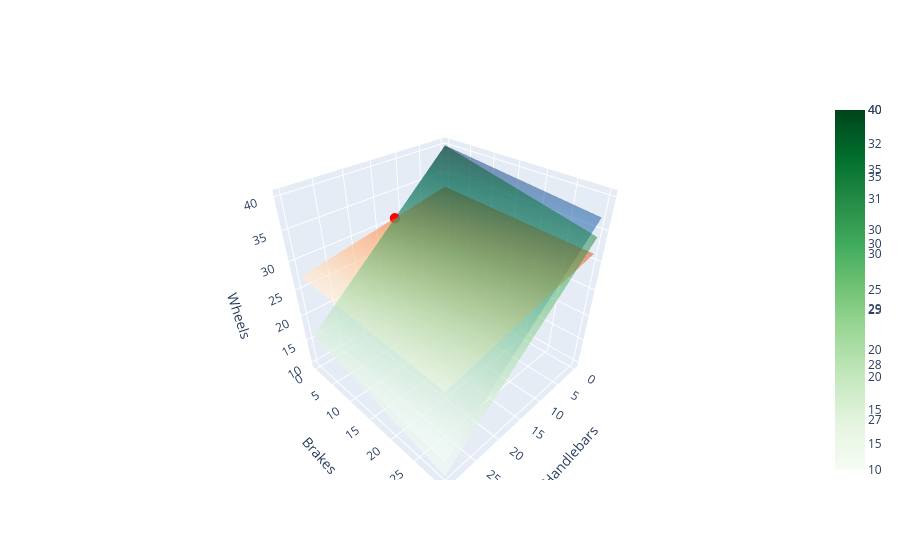

Notebook code cell kept with this figure:
### Markdown cell above
## Visualising

In 2-dimensions and 3-dimensions we can visualise the solution to our
set of equations. For two equations the solution will be the point where
the two lines intersect. In three dimensiosn the solution is the
intersection of the three planes described by the equation.

We can plot our equations in 3D space to see this.

### Code cell
import plotly.graph_objects as go

# Define grid for x1 (handlebars) and x2 (brakes)
x1 = np.linspace(0, 30, 50)   #0~30까지 50가지 value 포함한 array 생성.  #numpy.linspace(start, stop, num=50, endpoint=True, retstep=False, dtype=None, axis=0, *, device=None)
x2 = np.linspace(0, 30, 50)
X1, X2 = np.meshgrid(x1, x2) # grid 생성.

# Constraint surfaces (solving for x3 = wheels) # Plotly의 add_surface는 z = f(x, y) 형태만 그릴 수 있어요. 그래서 각 방정식을 $x_3$(바퀴 수)에 대해 정리한 거예요.
Z_al = (b[0] - 8*X1 - 1*X2) / 10 # from aluminium
Z_rb = (b[1] - 4*X1 - 1*X2) / 23 # from rubber
Z_pn = (b[2] - 4*X1 - 1*X2) / 5 # from paint

# Interactive 3D plot
fig = go.Figure()

fig.add_surface(x=x1, y=x2, z=Z_al, opacity=0.5, colorscale="Blues", name="Aluminium") # 미지수가 3개인 1차 방정식(ax + by + cz = d)의 그래프는 3차원 공간(x, y, z 좌표공간)상의 하나의 '평면'으로 그려집니다.
fig.add_surface(x=x1, y=x2, z=Z_rb, opacity=0.5, colorscale="Oranges", name="Rubber")
fig.add_surface(x=x1, y=x2, z=Z_pn, opacity=0.5, colorscale="Greens", name="Paint")

# Add solution point
fig.add_trace(go.Scatter3d(x=[x[0]], y=[x[1]], z=[x[2]],
mode="markers", marker=dict(size=6, color="red"),
name="Solution"))

fig.update_layout(
scene=dict(
xaxis_title="Handlebars",
yaxis_title="Brakes",
zaxis_title="Wheels"
))

fig.show()

### Figure 1 — Plotly figure (JSON) as saved in the notebook; plotly's stock layout.template omitted (floating-point values rounded to 4 significant figures; data arrays with more than 128 entries replaced by an {"elided": "..."} marker saying what was removed)
{"data": [{"colorscale": [[0, "rgb(247,251,255)"], [0.125, "rgb(222,235,247)"], [0.25, "rgb(198,219,239)"], [0.375, "rgb(158,202,225)"], [0.5, "rgb(107,174,214)"], [0.625, "rgb(66,146,198)"], [0.75, "rgb(33,113,181)"], [0.875, "rgb(8,81,156)"], [1, "rgb(8,48,107)"]], "name": "Aluminium", "opacity": 0.5, "type": "surface", "x": [0.0, 0.6122, 1.224, 1.837, 2.449, 3.061, 3.673, 4.286, 4.898, 5.51, 6.122, 6.735, 7.347, 7.959, 8.571, 9.184, 9.796, 10.41, 11.02, 11.63, 12.24, 12.86, 13.47, 14.08, 14.69, 15.31, 15.92, 16.53, 17.14, 17.76, 18.37, 18.98, 19.59, 20.2, 20.82, 21.43, 22.04, 22.65, 23.27, 23.88, 24.49, 25.1, 25.71, 26.33, 26.94, 27.55, 28.16, 28.78, 29.39, 30.0], "y": [0.0, 0.6122, 1.224, 1.837, 2.449, 3.061, 3.673, 4.286, 4.898, 5.51, 6.122, 6.735, 7.347, 7.959, 8.571, 9.184, 9.796, 10.41, 11.02, 11.63, 12.24, 12.86, 13.47, 14.08, 14.69, 15.31, 15.92, 16.53, 17.14, 17.76, 18.37, 18.98, 19.59, 20.2, 20.82, 21.43, 22.04, 22.65, 23.27, 23.88, 24.49, 25.1, 25.71, 26.33, 26.94, 27.55, 28.16, 28.78, 29.39, 30.0], "z": {"elided": "50x50 float values"}}, {"colorscale": [[0, "rgb(255,245,235)"], [0.125, "rgb(254,230,206)"], [0.25, "rgb(253,208,162)"], [0.375, "rgb(253,174,107)"], [0.5, "rgb(253,141,60)"], [0.625, "rgb(241,105,19)"], [0.75, "rgb(217,72,1)"], [0.875, "rgb(166,54,3)"], [1, "rgb(127,39,4)"]], "name": "Rubber", "opacity": 0.5, "type": "surface", "x": [0.0, 0.6122, 1.224, 1.837, 2.449, 3.061, 3.673, 4.286, 4.898, 5.51, 6.122, 6.735, 7.347, 7.959, 8.571, 9.184, 9.796, 10.41, 11.02, 11.63, 12.24, 12.86, 13.47, 14.08, 14.69, 15.31, 15.92, 16.53, 17.14, 17.76, 18.37, 18.98, 19.59, 20.2, 20.82, 21.43, 22.04, 22.65, 23.27, 23.88, 24.49, 25.1, 25.71, 26.33, 26.94, 27.55, 28.16, 28.78, 29.39, 30.0], "y": [0.0, 0.6122, 1.224, 1.837, 2.449, 3.061, 3.673, 4.286, 4.898, 5.51, 6.122, 6.735, 7.347, 7.959, 8.571, 9.184, 9.796, 10.41, 11.02, 11.63, 12.24, 12.86, 13.47, 14.08, 14.69, 15.31, 15.92, 16.53, 17.14, 17.76, 18.37, 18.98, 19.59, 20.2, 20.82, 21.43, 22.04, 22.65, 23.27, 23.88, 24.49, 25.1, 25.71, 26.33, 26.94, 27.55, 28.16, 28.78, 29.39, 30.0], "z": {"elided": "50x50 float values"}}, {"colorscale": [[0, "rgb(247,252,245)"], [0.125, "rgb(229,245,224)"], [0.25, "rgb(199,233,192)"], [0.375, "rgb(161,217,155)"], [0.5, "rgb(116,196,118)"], [0.625, "rgb(65,171,93)"], [0.75, "rgb(35,139,69)"], [0.875, "rgb(0,109,44)"], [1, "rgb(0,68,27)"]], "name": "Paint", "opacity": 0.5, "type": "surface", "x": [0.0, 0.6122, 1.224, 1.837, 2.449, 3.061, 3.673, 4.286, 4.898, 5.51, 6.122, 6.735, 7.347, 7.959, 8.571, 9.184, 9.796, 10.41, 11.02, 11.63, 12.24, 12.86, 13.47, 14.08, 14.69, 15.31, 15.92, 16.53, 17.14, 17.76, 18.37, 18.98, 19.59, 20.2, 20.82, 21.43, 22.04, 22.65, 23.27, 23.88, 24.49, 25.1, 25.71, 26.33, 26.94, 27.55, 28.16, 28.78, 29.39, 30.0], "y": [0.0, 0.6122, 1.224, 1.837, 2.449, 3.061, 3.673, 4.286, 4.898, 5.51, 6.122, 6.735, 7.347, 7.959, 8.571, 9.184, 9.796, 10.41, 11.02, 11.63, 12.24, 12.86, 13.47, 14.08, 14.69, 15.31, 15.92, 16.53, 17.14, 17.76, 18.37, 18.98, 19.59, 20.2, 20.82, 21.43, 22.04, 22.65, 23.27, 23.88, 24.49, 25.1, 25.71, 26.33, 26.94, 27.55, 28.16, 28.78, 29.39, 30.0], "z": {"elided": "50x50 float values"}}, {"marker": {"color": "red", "size": 6}, "mode": "markers", "name": "Solution", "type": "scatter3d", "x": [11.81], "y": [-5.684e-14], "z": [30.56]}], "layout": {"scene": {"xaxis": {"title": {"text": "Handlebars"}}, "yaxis": {"title": {"text": "Brakes"}}, "zaxis": {"title": {"text": "Wheels"}}}}}
